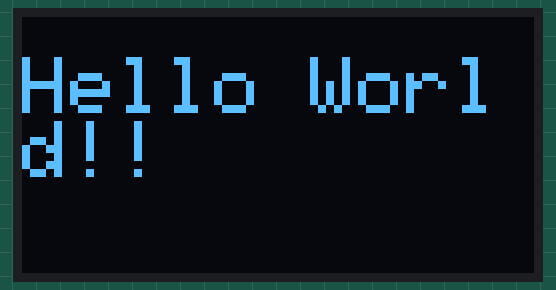
Recording of a sketch running on a simulated Arduino Uno, built for the host (arithmetic inside an expression is 32-bit, double 64-bit). Shown: 128×64 one-colour display.

Above: at 0.1 s.

The sketch:

Simple_OLED.ino
```cpp
#include <Adafruit_GFX.h>
#include <Adafruit_SSD1306.h>
#include <Wire.h>

#define SCREEN_WIDTH 128
#define SCREEN_HEIGHT 64
Adafruit_SSD1306 display(SCREEN_WIDTH, SCREEN_HEIGHT, &Wire1, -1);
void setup() {
  Serial.begin(115200);
  Wire1.begin();
  if (!display.begin(SSD1306_SWITCHCAPVCC, 0x3C)) {
    for (;;)
      ;
  }
}
void loop() {
  display.clearDisplay();
  display.setTextSize(2);
  display.setTextColor(SSD1306_WHITE);
  display.setCursor(0, 10);
  display.println("Hello World!!");
  display.display();
}
```
